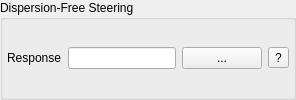
           <widget class="QGroupBox" name="groupBox_6">
            <property name="sizePolicy">
             <sizepolicy hsizetype="Preferred" vsizetype="Maximum">
              <horstretch>0</horstretch>
              <verstretch>0</verstretch>
             </sizepolicy>
            </property>
            <property name="styleSheet">
             <string notr="true">QGroupBox#groupBox_6 {
    border: 1px solid palette(mid);
    border-radius: 6px;
    margin-top: 4px;
    padding-top: 6px;
}
QGroupBox#groupBox_6::title {
    subcontrol-origin: margin;
    left: 10px;
    padding: 0 4px 0 4px;
}</string>
            </property>
            <property name="title">
             <string>Dispersion-Free Steering</string>
            </property>
            <layout class="QVBoxLayout" name="verticalLayout_19">
             <property name="leftMargin">
              <number>4</number>
             </property>
             <property name="topMargin">
              <number>4</number>
             </property>
             <property name="rightMargin">
              <number>4</number>
             </property>
             <property name="bottomMargin">
              <number>4</number>
             </property>
             <item>
              <layout class="QVBoxLayout" name="verticalLayout_10">
               <item>
                <layout class="QHBoxLayout" name="horizontalLayout_16">
                 <item>
                  <widget class="QLabel" name="label_19">
                   <property name="text">
                    <string>Response</string>
                   </property>
                  </widget>
                 </item>
                 <item>
                  <widget class="QLineEdit" name="dfs_response_3">
                   <property name="maximumSize">
                    <size>
                     <width>500</width>
                     <height>16777215</height>
                    </size>
                   </property>
                  </widget>
                 </item>
                 <item>
                  <widget class="QPushButton" name="pushButton_9">
                   <property name="sizePolicy">
                    <sizepolicy hsizetype="Fixed" vsizetype="Fixed">
                     <horstretch>0</horstretch>
                     <verstretch>0</verstretch>
                    </sizepolicy>
                   </property>
                   <property name="text">
                    <string>...</string>
                   </property>
                  </widget>
                 </item>
                 <item>
                  <widget class="QToolButton" name="dfs_response_tooltip">
                   <property name="toolTip">
                    <string>&lt;html&gt;&lt;head/&gt;&lt;body&gt;&lt;p&gt;Load the directory containing data collected with System Identification (SysID) in Changed Energy mode. This data is required for dispersion-free steering (DFS).&lt;/p&gt;&lt;/body&gt;&lt;/html&gt;</string>
                   </property>
                   <property name="text">
                    <string>?</string>
                   </property>
                  </widget>
                 </item>
                </layout>
               </item>
              </layout>
             </item>
            </layout>
           </widget>
